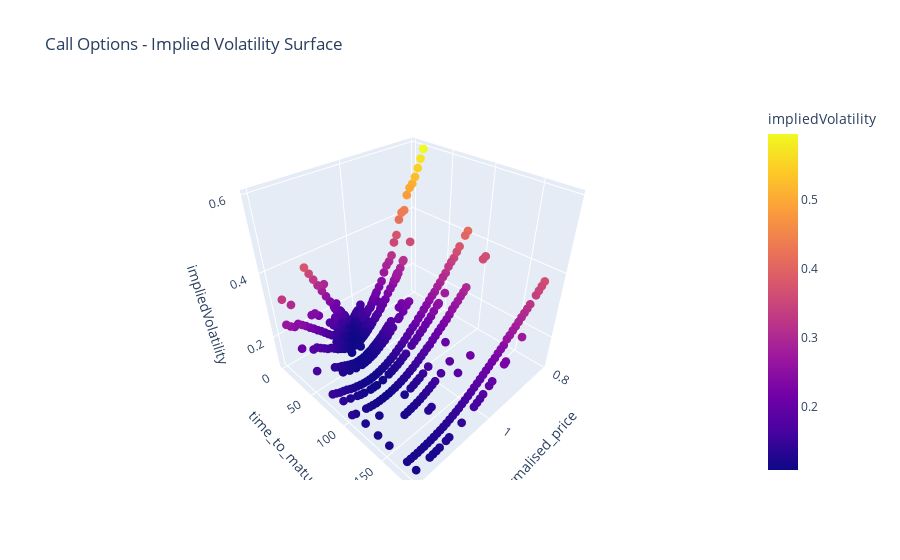
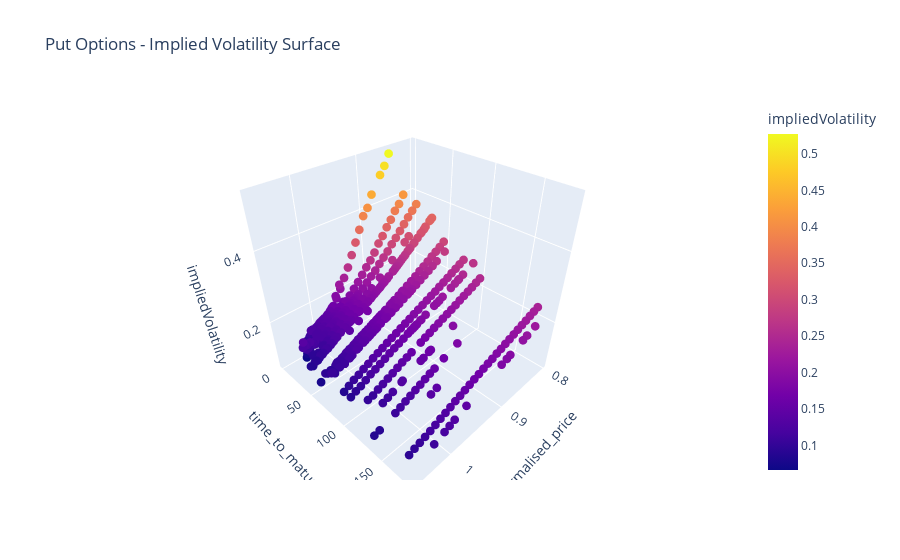

Notebook source saved alongside these figures, in order:
### Code cell
# Plot for calls
fig_calls = px.scatter_3d(
    calls_df,
    x="normalised_price", 
    y="time_to_maturity",   
    z="impliedVolatility",  
    color="impliedVolatility",  
    title="Call Options - Implied Volatility Surface",
)

fig_calls.update_traces(marker=dict(size=3))  # Adjust marker size
fig_calls.show()


# Plot for puts
fig_puts = px.scatter_3d(
    puts_df,
    x="normalised_price",  # x-axis (strike price)
    y="time_to_maturity",   # y-axis (time to maturity)
    z="impliedVolatility",  # z-axis (IV)
    color="impliedVolatility",  # Optional: Color by expiration date
    title="Put Options - Implied Volatility Surface"
)
fig_puts.update_traces(marker=dict(size=3))
fig_puts.show()

### Figure 1 — Plotly figure (JSON) as saved in the notebook; plotly's stock layout.template omitted (floating-point values rounded to 4 significant figures; data arrays with more than 128 entries replaced by an {"elided": "..."} marker saying what was removed)
{"data": [{"hovertemplate": "normalised_price=%{x}<br>time_to_maturity=%{y}<br>impliedVolatility=%{marker.color}<extra></extra>", "legendgroup": "", "marker": {"color": {"elided": "615 float values"}, "coloraxis": "coloraxis", "size": 3, "symbol": "circle"}, "mode": "markers", "name": "", "scene": "scene", "showlegend": false, "type": "scatter3d", "x": {"elided": "615 float values"}, "y": {"elided": "615 int values"}, "z": {"elided": "615 float values"}}], "layout": {"coloraxis": {"colorbar": {"title": {"text": "impliedVolatility"}}, "colorscale": [[0, "#0d0887"], [0.1111, "#46039f"], [0.2222, "#7201a8"], [0.3333, "#9c179e"], [0.4444, "#bd3786"], [0.5556, "#d8576b"], [0.6667, "#ed7953"], [0.7778, "#fb9f3a"], [0.8889, "#fdca26"], [1, "#f0f921"]]}, "legend": {"tracegroupgap": 0}, "scene": {"domain": {"x": [0, 1], "y": [0, 1]}, "xaxis": {"title": {"text": "normalised_price"}}, "yaxis": {"title": {"text": "time_to_maturity"}}, "zaxis": {"title": {"text": "impliedVolatility"}}}, "title": {"text": "Call Options - Implied Volatility Surface"}}}

### Figure 2 — Plotly figure (JSON) as saved in the notebook; plotly's stock layout.template omitted (floating-point values rounded to 4 significant figures; data arrays with more than 128 entries replaced by an {"elided": "..."} marker saying what was removed)
{"data": [{"hovertemplate": "normalised_price=%{x}<br>time_to_maturity=%{y}<br>impliedVolatility=%{marker.color}<extra></extra>", "legendgroup": "", "marker": {"color": {"elided": "562 float values"}, "coloraxis": "coloraxis", "size": 3, "symbol": "circle"}, "mode": "markers", "name": "", "scene": "scene", "showlegend": false, "type": "scatter3d", "x": {"elided": "562 float values"}, "y": {"elided": "562 int values"}, "z": {"elided": "562 float values"}}], "layout": {"coloraxis": {"colorbar": {"title": {"text": "impliedVolatility"}}, "colorscale": [[0, "#0d0887"], [0.1111, "#46039f"], [0.2222, "#7201a8"], [0.3333, "#9c179e"], [0.4444, "#bd3786"], [0.5556, "#d8576b"], [0.6667, "#ed7953"], [0.7778, "#fb9f3a"], [0.8889, "#fdca26"], [1, "#f0f921"]]}, "legend": {"tracegroupgap": 0}, "scene": {"domain": {"x": [0, 1], "y": [0, 1]}, "xaxis": {"title": {"text": "normalised_price"}}, "yaxis": {"title": {"text": "time_to_maturity"}}, "zaxis": {"title": {"text": "impliedVolatility"}}}, "title": {"text": "Put Options - Implied Volatility Surface"}}}
